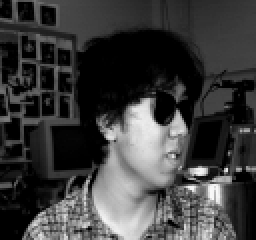
#> input picture RecFac/RecFac/an2i/an2i_left_happy_sunglasses.png, 128 x 120 px, given in place of an2i, which was not available (shown 2 times larger)
$ python Parte_2.py
#> lines starting #> are read from the running program, lines starting #| are printed output that depends on the picture; pictures that were not available may be replaced by others from this repository, and a replacement may not be noted
import numpy as np
import seaborn as sns
import matplotlib.pyplot as plt
import cv2
import os

# Função de ativação
def sign(u):
    return 1 if u >= 0 else -1

# Normalização dos dados
def normalize(X):
    return 2 * (X - np.min(X, axis = 0)) / (np.max(X, axis = 0) - np.min(X, axis = 0)) - 1

dim = 50
# 50x50, 40x40, 30x30, 20x20, 10x10 .... (tua equipe pode tentar outros redimensionamentos.)

pessoas = list(sorted(os.listdir("./RecFac/")))
C = len(pessoas)

pasta_raiz = "./RecFac"

X = []
Y = []

for i, pessoa in enumerate(pessoas):

    for imagem in os.listdir(f"{pasta_raiz}/{pessoa}/"):

        img_original = cv2.imread(f"{pasta_raiz}/{pessoa}/{imagem}", cv2.IMREAD_GRAYSCALE)
#> img_original is the input picture: shape (120, 128); min 0, max 248, mean 60.8
        img = cv2.resize(img_original, (dim, dim))
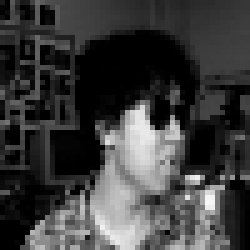
#> img: shape (50, 50) (shown 5 times larger); min 0, max 246, mean 60.4

        X.append(img.flatten())

        y = -np.ones(C)
        y[i] = 1

        Y.append(y)

X = np.array(X)
Y = np.array(Y)

X = normalize(X)

def tanh(x):
    return np.tanh(x)

def tanh_derivative(x):
    return 1 - (np.tanh(x) ** 2)

# Função MLP
def mlp(X, Y, hidden_layer = 10, max_epochs = 100, lr = 0.1):

    N, p = X.shape
    _, C = Y.shape

    W1 = np.random.random(size = (p, hidden_layer)) - 0.5
    b1 = np.zeros((1, hidden_layer))

    W2 = np.random.random(size = (hidden_layer, C)) - 0.5
    b2 = np.zeros((1, C))

    errors = []

    for epoch in range(max_epochs):

        total_error = 0

        for t in range(N):

            z1 = np.dot(X[t:t+1], W1) + b1
            a1 = tanh(z1)

            z2 = np.dot(a1, W2) + b2
            y_pred = tanh(z2)

            error = Y[t] - y_pred
            total_error += np.mean(np.abs(error))

            delta2 = error * tanh_derivative(z2)
            delta1 = np.dot(delta2, W2.T) * tanh_derivative(z1)

            W2 += lr * np.dot(a1.T, delta2)
            b2 += lr * delta2

            W1 += lr * np.dot(X[t:t+1].T, delta1)
            b1 += lr * delta1

        errors.append(total_error)

    return W1, b1, W2, b2, errors

def inference(X, W1, b1, W2, b2):

    z1 = np.dot(X, W1) + b1
    a1 = tanh(z1)

    z2 = np.dot(a1, W2) + b2
    y_pred = tanh(z2)

    return y_pred

# Função Perceptron
def perceptron(X, Y, max_epochs, lr):

    N, p = X.shape
    _, C = Y.shape

    X = np.hstack((-np.ones((N, 1)), X))
    W = np.zeros((C, p + 1))

    curve = np.zeros(max_epochs)

    for epoca in range(max_epochs):

        error = 0.0

        for t in range(len(X)):

            x_t = X[t]
            d_t = Y[t]

            u_t = W @ x_t
            y_t = np.array([sign(x) for x in u_t])

            e_t = d_t - y_t

            error += np.mean(np.abs(e_t))

            for j in range(C):
                W[j] += (lr * e_t[j] * x_t) / 2

        curve[epoca] = error

    return W, curve

def adaline(X, Y, max_epochs, lr):

    N, p = X.shape
    _, C = Y.shape

    X = np.hstack((-np.ones((N, 1)), X))
    W = np.zeros((C, p + 1))

    curve = np.zeros(max_epochs)

    for epoca in range(max_epochs):

        error = 0.0
        for t in range(len(X)):

            x_t = X[t]
            d_t = Y[t]

            u_t = W @ x_t
            y_t = u_t

            e_t = d_t - y_t

            error += np.mean(np.abs(e_t))

            for j in range(C):
                W[j] += lr * e_t[j] * x_t

        curve[epoca] = error

    return W, curve

# Validação Monte Carlo
index = np.arange(len(X))
train_size = int(0.8 * len(index))

# Listas para armazenar os resultados
results = { "Perceptron": [], "Adaline": [], "MLP": [] }
# results = { "Perceptron": [], "Adaline": [] }
# results = { "MLP": [] }

def output_perceptron(W, x):
    b = W[:, -1]
    W = W[:, : -1].copy()
    u_t = (W @ x) + b
    idx = np.argmax(u_t)
    out = -np.ones(W.shape[0])
    out[idx] *= -1.0
    return out

def calc_metrics(Y, y):

    n_samples, p = Y.shape
    cm = np.zeros((p, p))
    acc = 0

    for i in range(n_samples):

        idx_truth = np.argmax(Y[i])
        idx_predicted = np.argmax(y[i])

        if idx_truth == idx_predicted:
            acc += 1

        cm[idx_truth][idx_predicted] += 1

    acc = acc / n_samples

    return acc, cm

# Comparação de Modelos
for method, model in zip(["Perceptron", "Adaline", "MLP"], [perceptron, adaline, mlp]):

    for _ in range(50):

        np.random.shuffle(index)

        train_idx = index[:train_size]
        test_idx = index[train_size:]

        X_train, Y_train = X[train_idx], Y[train_idx]
        X_test, Y_test = X[test_idx], Y[test_idx]

        if method == "MLP":

            W1, b1, W2, b2, errors = model(X_train, Y_train, hidden_layer = 20, max_epochs = 1000, lr = 0.001)

            Y_pred = np.array([inference(x, W1, b1, W2, b2) for x in X_test])

        elif method == "Adaline":

            W, errors = model(X_train, Y_train, max_epochs = 100, lr = 0.001)
            Y_pred = np.array([output_perceptron(W, x) for x in X_test])

        else:

            W, errors = model(X_train, Y_train, max_epochs = 100, lr = 0.01)
            Y_pred = np.array([output_perceptron(W, x) for x in X_test])

        accuracy, cm = calc_metrics(Y_test, Y_pred)
        results[method].append((accuracy, cm, errors))

# Exibe as estatísticas para cada modelo
for method, metrics in results.items():

    accuracies = [m[0] for m in metrics]
    confusions = [m[1] for m in metrics]
    curves = [m[2] for m in metrics]

    print(f"\n{method} Results:")

    if len(accuracies) == 0:
        print("Sem dados.")
        continue

    idx_max = np.argmax(accuracies)
    idx_min = np.argmin(accuracies)

    print(confusions[idx_max])

    plt.subplot(1, 2, 1)
    sns.heatmap(
        confusions[idx_max],
        annot=True, cmap="Greens", square=True,
        xticklabels=["1", "-1"], yticklabels=["1", "-1"], cbar=False
    )
    plt.title(f"Matriz de Confusão {method} - Maior Acurácia")
    plt.xlabel("Predito")
    plt.ylabel("Verdadeiro")

    plt.subplot(1, 2, 2)
    sns.heatmap(
        confusions[idx_min],
        annot=True, cmap="Reds", square=True,
        xticklabels=["1", "-1"], yticklabels=["1", "-1"], cbar=False
    )
    plt.title(f"Matriz de Confusão {method} - Menor Acurácia")
    plt.xlabel("Predito")
    plt.ylabel("Verdadeiro")

    plt.figure(figsize=(8, 5))
    plt.plot(curves[idx_max], label="Maior Acurácia", color="Green")
    plt.plot(curves[idx_min], label="Menor Acurácia", color="Red")
    plt.title(f"Curva de Aprendizado - {method}")
    plt.xlabel("Épocas")
    plt.ylabel("Erro Total")
    plt.legend()
    plt.grid(True)
    plt.show()
    print(f"Média Acurácias: {np.mean(accuracies):.4f}")
    print(f"Desvio Padrão Acurácias: {np.std(accuracies):.4f}")
    print(f"Maior Valor Acurácias: {np.max(accuracies):.4f}")
    print(f"Menor Valor Acurácias: {np.min(accuracies):.4f}")

    print()
#> this loop made 3 passes
#> pass 1, `plt.show()`:
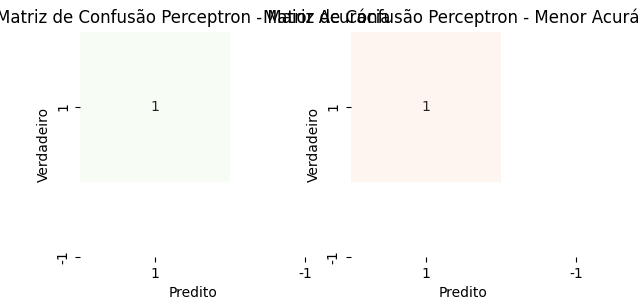
#> figure drawn by matplotlib, 2 panels
#> pass 1, `plt.show()`:
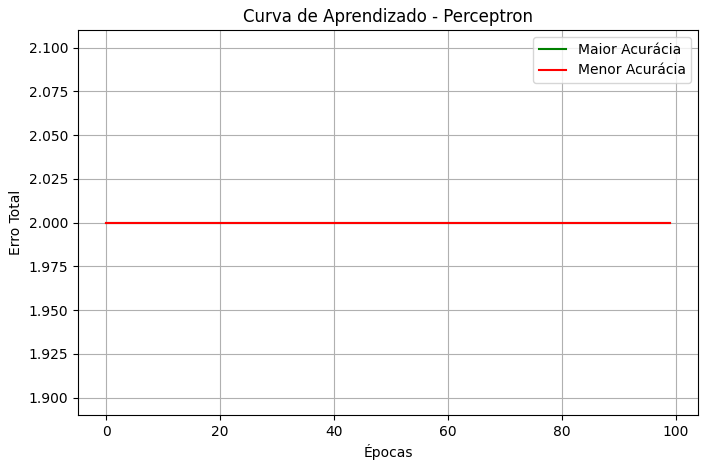
#> figure drawn by matplotlib, 1 panel
#> pass 2, `plt.show()`:
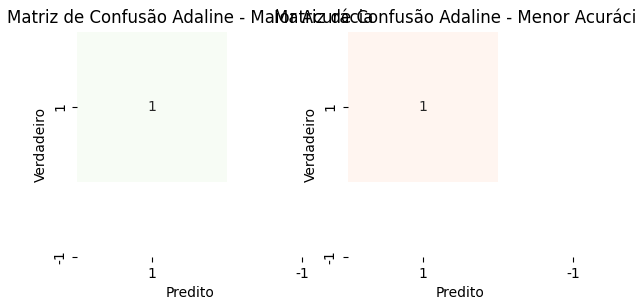
#> figure drawn by matplotlib, 2 panels
#> pass 2, `plt.show()`:
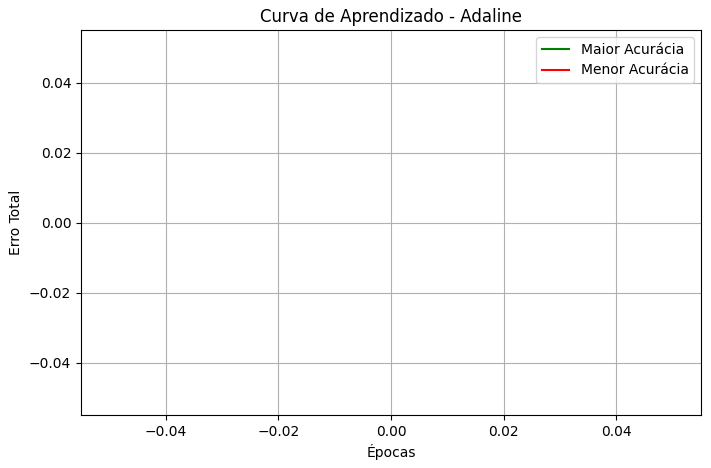
#> figure drawn by matplotlib, 1 panel
